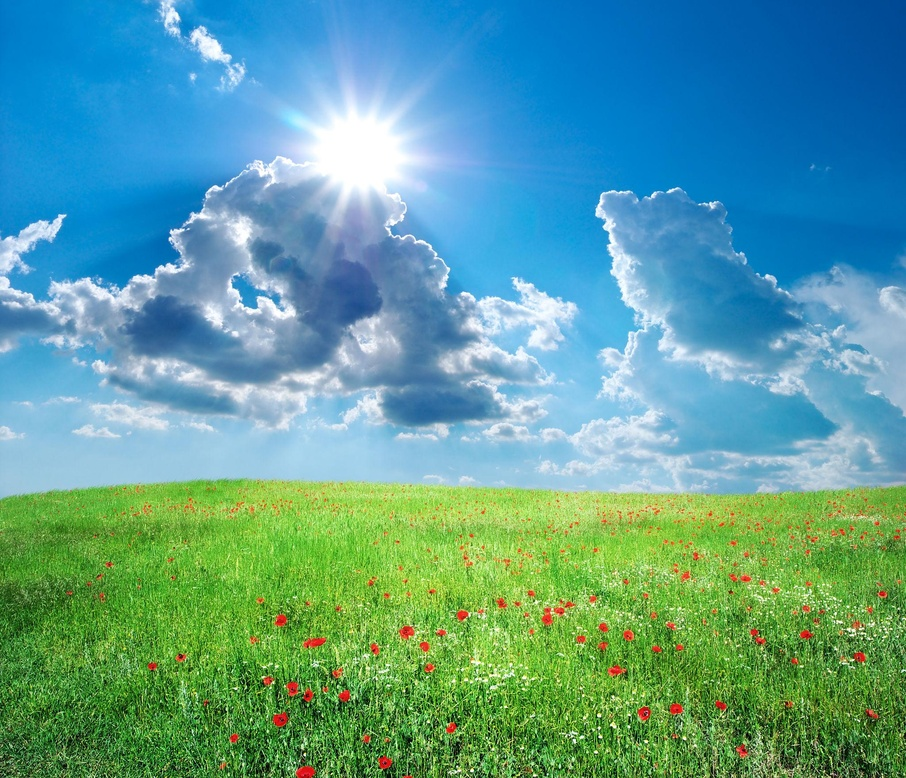
#> input picture images/original.jpg, 906 x 778 px, shrunk from 2048 x 1759 before the run
$ python lesson7.py
#> lines starting #> are read from the running program, lines starting #| are printed output that depends on the picture
import cv2
import matplotlib.pyplot as plt

image = cv2.imread("../images/original.jpg", 0)
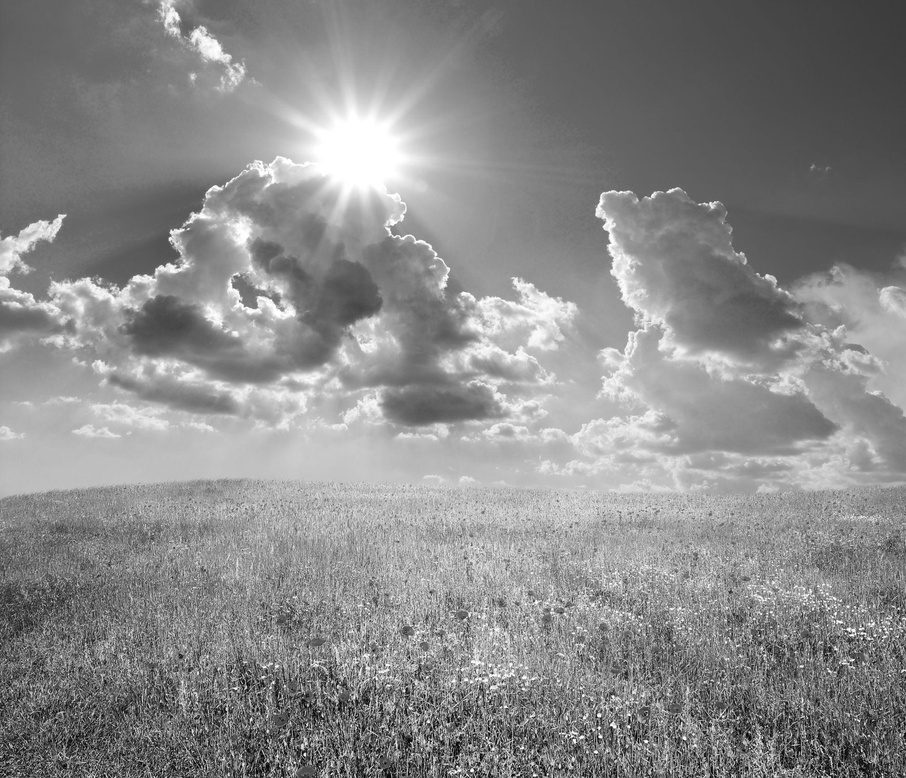
#> image: shape (778, 906); min 0, max 255, mean 137.8

plt.figure(figsize=(8,5))

plt.hist(image.ravel(),
         bins=256,
         range=[0,256],
         color="black")

plt.title("Histogram")
plt.xlabel("Pixel Intensity")
plt.ylabel("Number of Pixels")

plt.grid()

plt.show()
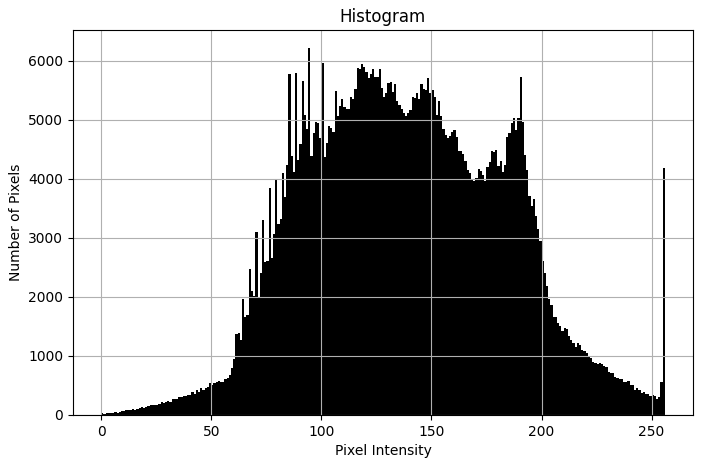
#> figure drawn by matplotlib, 1 panel; tallest bar 6209 high, from x = 94 to 95
